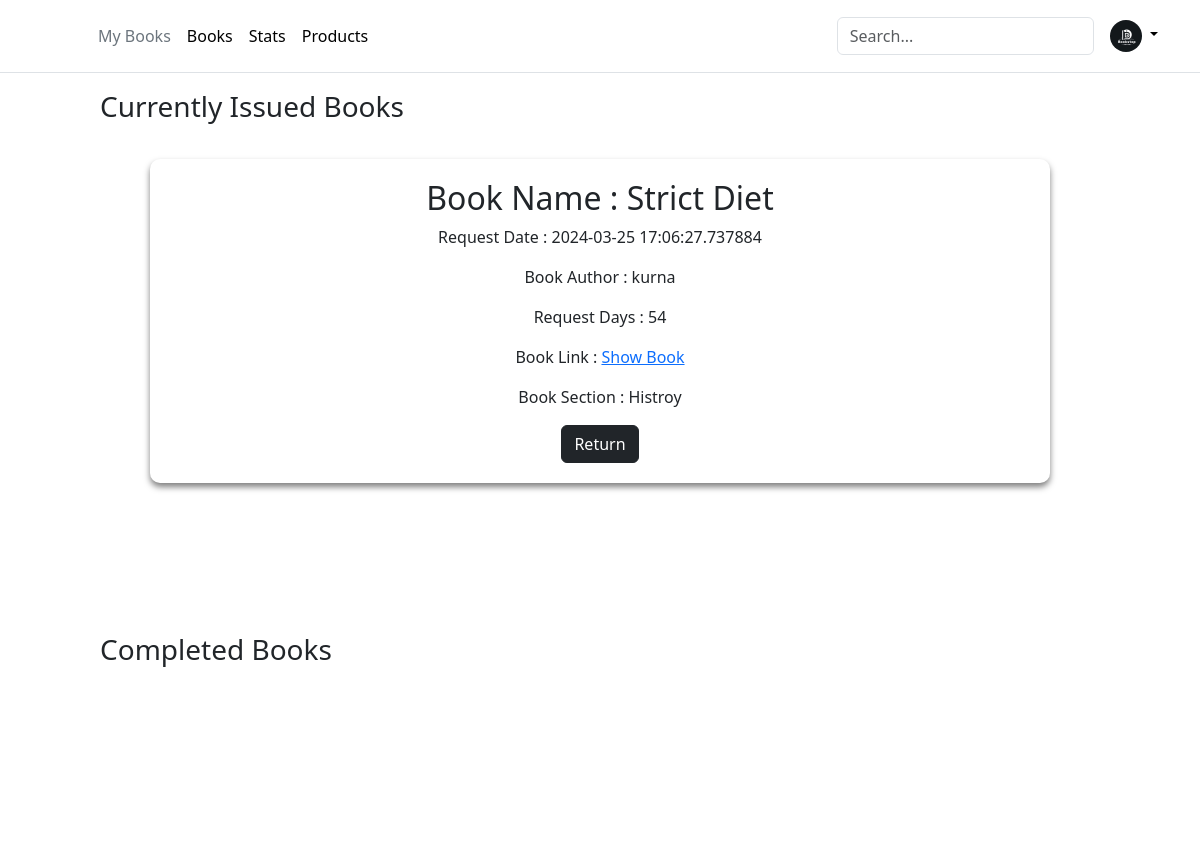
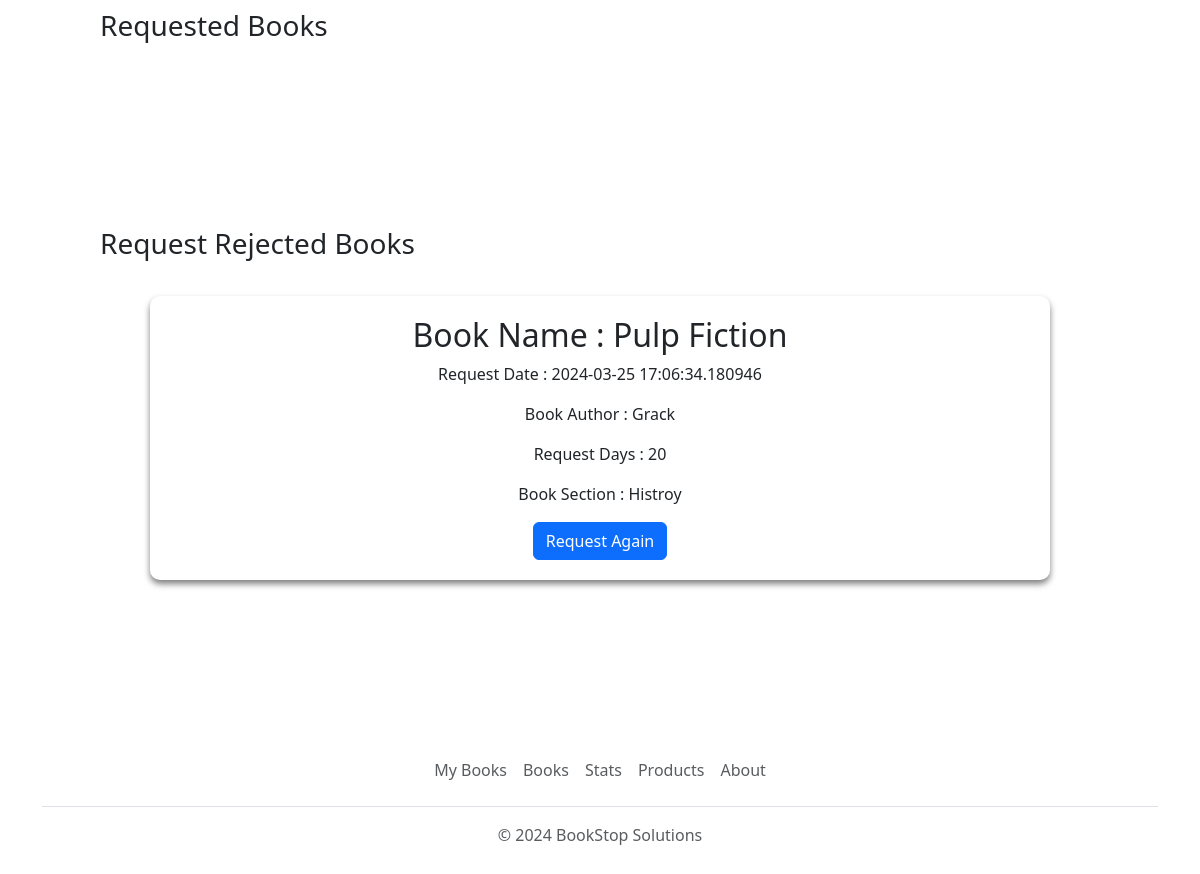
Page /myBooks (signed in) on the earlier database version (2 pictures, top to bottom).
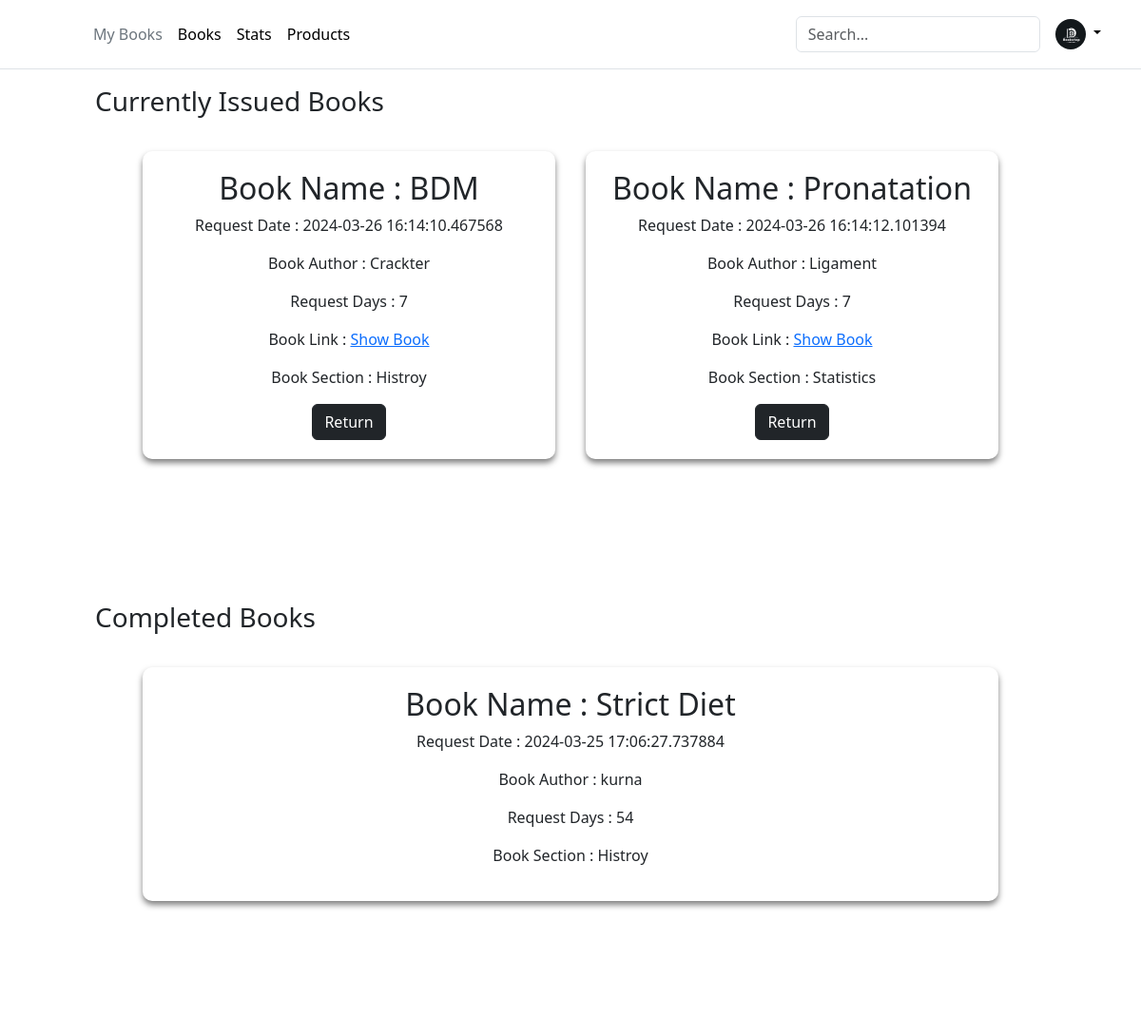
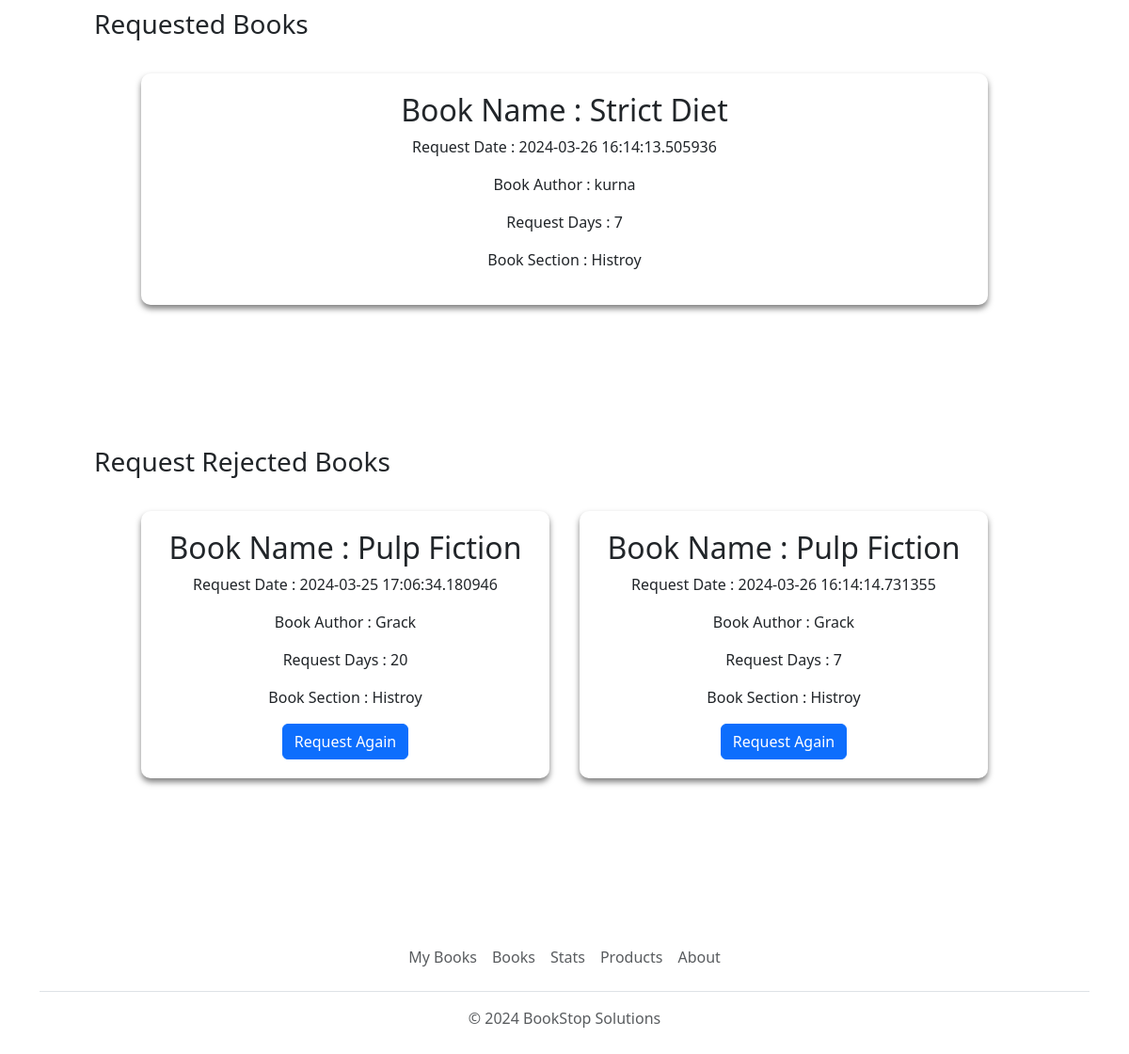
Same page on the later database version (2 pictures, top to bottom).
### app.py (models this page shows)
class BookIssue(db.Model):
    __tablename__ = 'BookIssue'
    IssueId = db.Column(db.Integer, autoincrement=True, primary_key=True)
    UserId = db.Column(db.Integer, db.ForeignKey(User.UserId), nullable=False)
    BookId = db.Column(db.Integer, db.ForeignKey(Books.BookId), nullable=False)
    SectionId = db.Column(db.Integer, db.ForeignKey(Section.SectionId), nullable=False)
    RequestDate = db.Column(db.DateTime, nullable=False, default=datetime.datetime.utcnow)
    Days = db.Column(db.Integer, nullable=False)
    IssueDate = db.Column(db.String)
    IssueStatus = db.Column(db.String, nullable=False)
    LastIssueStatusDate = db.Column(db.String)

### app.py (the view, shortened to what this page needs)
@app.route("/myBooks", methods=["GET","POST"])
def myBooks():
    print(session['user_id'])
    BookIssueMergeTable = BookIssueMerge.query.filter(
        BookIssueMerge.UserId == session['user_id'],
        BookIssueMerge.Section_Title.isnot(None),
        BookIssueMerge.Author.isnot(None),
        BookIssueMerge.Book_Title.isnot(None),
        BookIssueMerge.IssueStatus == "requested",
        BookIssueMerge.UserName.isnot(None)).all()
    ApprovedBookIssueMergeTable = BookIssueMerge.query.filter(
        BookIssueMerge.UserId == session['user_id'],
        BookIssueMerge.Section_Title.isnot(None),
        BookIssueMerge.Author.isnot(None),
        BookIssueMerge.Book_Title.isnot(None),
        BookIssueMerge.IssueStatus == "Approved",
        BookIssueMerge.UserName.isnot(None)).all()
    RejectedBookIssueMergeTable = BookIssueMerge.query.filter(
        BookIssueMerge.UserId == session['user_id'],
        BookIssueMerge.Section_Title.isnot(None),
        BookIssueMerge.Author.isnot(None),
        BookIssueMerge.Book_Title.isnot(None),
        BookIssueMerge.IssueStatus == "Rejected",
        BookIssueMerge.UserName.isnot(None)).all()
    ExpiredBookIssueMergeTable = BookIssueMerge.query.filter(
        BookIssueMerge.UserId == session['user_id'],
        BookIssueMerge.Section_Title.isnot(None),
        BookIssueMerge.Author.isnot(None),
        BookIssueMerge.Book_Title.isnot(None),
        BookIssueMerge.IssueStatus == "Expired",
        BookIssueMerge.UserName.isnot(None)).all()
    return render_template("myBooks.html", approvedBooks = ApprovedBookIssueMergeTable, rejectedBooks = RejectedBookIssueMergeTable, issueBooks = BookIssueMergeTable,
    expiredBooks = ExpiredBookIssueMergeTable)

### templates/myBooks.html (shortened to what this page needs)
<!DOCTYPE html>
<html lang="en">
  <head>
    <link rel="stylesheet" href="/static/add-section.css" />
    {% include 'bootstrap.html' %}
  </head>
  <body>
    <div>
      {% include 'header.html' %}
      <div>
        <h3 class="firstHeading">Currently Issued Books</h3>
        <div class="main-container">
          {% for book in approvedBooks %}
          <div class="section-container" id="1">
            <h2>Book Name : {{book.Book_Title}}</h2>
            <p>Request Date : {{book.RequestDate}}</p>
            <p>Book Author : {{book.Author}}</p>
            <p>Request Days : {{book.Days}}</p>
            <p>
              Book Link :
              <a href="{{ url_for('download_book', filename=book.Book_Link) }}"
                >Show Book</a
              >
            </p>
            <div>
              <p>Book Section : {{book.Section_Title}}</p>
            </div>
            <form action="/myBooks" method="post" style="display: inline">
              <button type="submit" class="btn btn-dark">Return</button>
            </form>
          </div>
          {% endfor %}
        </div>
        <h3>Completed Books</h3>
        <div class="main-container">
          {% for book in expiredBooks %}
          <div class="section-container" id="1">
            <h2>Book Name : {{book.Book_Title}}</h2>
            <p>Request Date : {{book.RequestDate}}</p>
            <p>Book Author : {{book.Author}}</p>
            <p>Request Days : {{book.Days}}</p>
            <div>
              <p>Book Section : {{book.Section_Title}}</p>
            </div>
          </div>
          {% endfor %}
        </div>
        <h3>Requested Books</h3>
        <div class="main-container">
          {% for book in issueBooks %}
          <div class="section-container" id="1">
            <h2>Book Name : {{book.Book_Title}}</h2>
            <p>Request Date : {{book.RequestDate}}</p>
            <p>Book Author : {{book.Author}}</p>
            <p>Request Days : {{book.Days}}</p>
            <div>
              <p>Book Section : {{book.Section_Title}}</p>
            </div>
          </div>
          {% endfor %}
        </div>
        <h3>Request Rejected Books</h3>
        <div class="main-container">
          {% for book in rejectedBooks %}
          <div class="section-container" id="1">
            <h2>Book Name : {{book.Book_Title}}</h2>
            <p>Request Date : {{book.RequestDate}}</p>
            <p>Book Author : {{book.Author}}</p>
            <p>Request Days : {{book.Days}}</p>
            <div>
              <p>Book Section : {{book.Section_Title}}</p>
            </div>
            <form action="/myBooks" method="post" style="display: inline">
              <button type="submit" class="btn btn-primary">
                Request Again
              </button>
            </form>
          </div>
          {% endfor %}
        </div>
        {% include 'footer.html' %}
      </div>
    </div>
  </body>
</html>

### templates/bootstrap.html (shortened to what this page needs)
<link
  href="https://cdn.jsdelivr.net/npm/bootstrap@5.3.2/dist/css/bootstrap.min.css"
  rel="stylesheet"
/>

### templates/header.html (shortened to what this page needs)
<header class="p-3 mb-1 border-bottom">
  <div class="container">
    <div
      class="d-flex flex-wrap align-items-center justify-content-center justify-content-lg-start"
    >
      <a
        href="/"
        class="d-flex align-items-center mb-2 mb-lg-0 link-body-emphasis text-decoration-none"
      >
        <svg
          class="bi me-2"
          width="40"
          height="32"
          role="img"
          aria-label="Bootstrap"
        >
          <use xlink:href="#bootstrap" />
        </svg>
      </a>
      <ul
        class="nav col-12 col-lg-auto me-lg-auto mb-2 justify-content-center mb-md-0"
      >
        <li>
          <a href="/myBooks" class="nav-link px-2 link-secondary">My Books</a>
        </li>
        <li>
          <a href="/allBooks" class="nav-link px-2 link-body-emphasis">Books</a>
        </li>
        <li>
          <a href="#" class="nav-link px-2 link-body-emphasis">Stats</a>
        </li>
        <li>
          <a href="#" class="nav-link px-2 link-body-emphasis">Products</a>
        </li>
      </ul>
      <form class="col-12 col-lg-auto mb-3 mb-lg-0 me-lg-3" role="search">
        <input
          type="search"
          class="form-control"
          placeholder="Search..."
          aria-label="Search"
        />
      </form>
      <div class="dropdown text-end">
        <a
          href="#"
          class="d-block link-body-emphasis text-decoration-none dropdown-toggle"
          data-bs-toggle="dropdown"
          aria-expanded="false"
        >
          <img
            src="/static/logo.jpg"
            alt="mdo"
            width="32"
            height="32"
            class="rounded-circle"
          />
        </a>
      </div>
    </div>
  </div>
</header>

### templates/footer.html
<div class="container">
  <footer class="py-3 my-4">
    <ul class="nav justify-content-center border-bottom pb-3 mb-3">
      <li class="nav-item">
        <a href="/" class="nav-link px-2 text-body-secondary">My Books</a>
      </li>
      <li class="nav-item">
        <a href="#" class="nav-link px-2 text-body-secondary">Books</a>
      </li>
      <li class="nav-item">
        <a href="#" class="nav-link px-2 text-body-secondary">Stats</a>
      </li>
      <li class="nav-item">
        <a href="#" class="nav-link px-2 text-body-secondary">Products</a>
      </li>
      <li class="nav-item">
        <a href="#" class="nav-link px-2 text-body-secondary">About</a>
      </li>
    </ul>
    <p class="text-center text-body-secondary">
      &copy; 2024 BookStop Solutions
    </p>
  </footer>
</div>

### static/add-section.css (style rules this page uses)
body { background-color: #2d2a2e; margin: 0; }
.main-container { display: flex; flex-wrap: wrap; padding: 130px; align-items: flex-start; gap: 2em; margin: 20px; }
.section-container { background-color: rgba(255, 255, 255, 0.1); backdrop-filter: blur(10px); border-radius: 10px; padding: 20px 20px; box-shadow: 0 4px 6px rgba(0, 0, 0, 0.5); text-align: center; width: 20%; flex-grow: 1; }
.firstHeading { padding-top: 90px; padding-left: 100px; margin-bottom: -115px !important; }
h3 { padding-left: 100px; margin-bottom: -115px !important; }
header { position: fixed; top: 0; left: 0; width: 100%; background-color: rgba(255, 255, 255, 0.9); z-index: 2; }
input, textarea { width: 100%; padding: 8px; border-radius: 4px; border: solid 1px #0d6efd; color: #000; }
input, textarea { margin-bottom: 20px; }

Differences in the rows shown:
added BookIssue: Book_Title "BDM", RequestDate "2024-03-26 16:14:10.467568", Author "Crackter", Days "7", Section_Title "Histroy", shown under "Currently Issued Books"
added BookIssue: Book_Title "Pronatation", RequestDate "2024-03-26 16:14:12.101394", Author "Ligament", Days "7", Section_Title "Statistics", shown under "Currently Issued Books"
changed BookIssue (number 3 of 6 on the later page): moves from the list under "Currently Issued Books" to the list under "Completed Books"
added BookIssue: Book_Title "Strict Diet", RequestDate "2024-03-26 16:14:13.505936", Author "kurna", Days "7", Section_Title "Histroy", shown under "Requested Books"
added BookIssue: Book_Title "Pulp Fiction", RequestDate "2024-03-26 16:14:14.731355", Author "Grack", Days "7", Section_Title "Histroy", shown under "Request Rejected Books"
